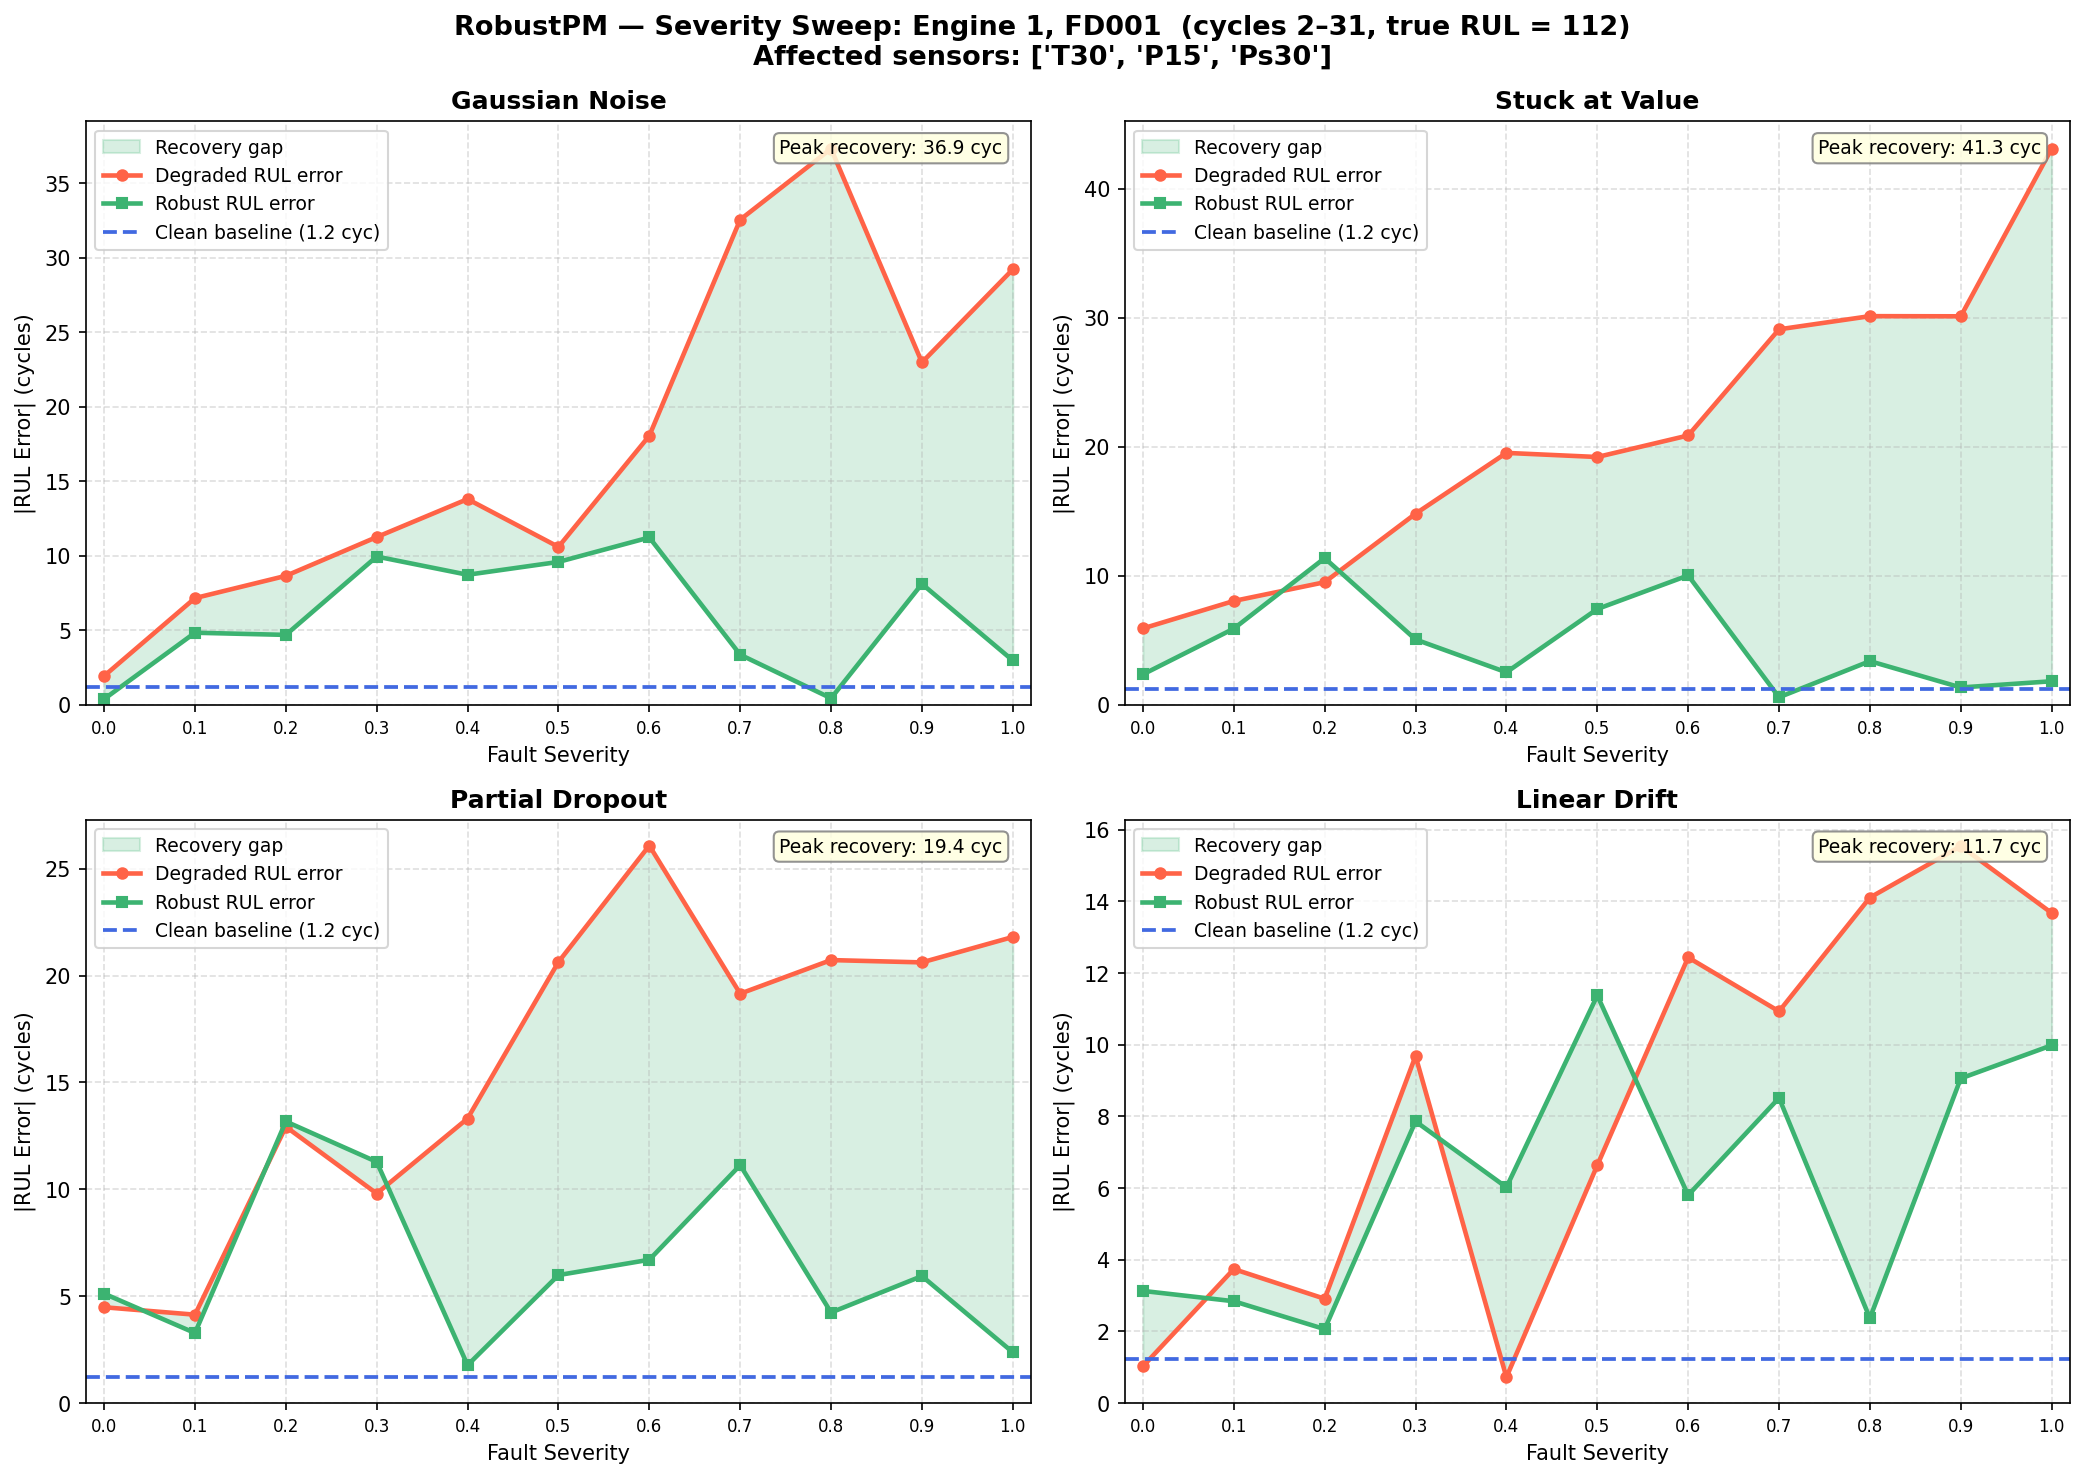

Write Python code to recreate this figure.
#!/usr/bin/env python3
"""
severity_sweep.py — Robustness layer evaluation across fault severity 0.0-1.0.

Fixes Engine 1 from FD001 (cycles 82-111, true RUL=81) and sweeps fault
severity from 0.0 to 1.0 in steps of 0.1 for all 4 fault modes, recording
the degraded and robust RUL error at each level.

Generates severity_sweep.png: 2×2 figure with one line-plot per fault mode
showing how |RUL error| evolves with severity and the recovery gap between
the degraded (red) and robust (green) predictions.

Usage
-----
From the project root:
    python predictive-maintenance/robustness/severity_sweep.py

From predictive-maintenance/:
    python robustness/severity_sweep.py
"""
from __future__ import annotations

import sys
from pathlib import Path
from typing import Dict

import numpy as np

# ── path setup ────────────────────────────────────────────────────────────────
_SCRIPT_DIR = Path(__file__).resolve().parent       # .../robustness/
_PM_DIR     = _SCRIPT_DIR.parent                    # .../predictive-maintenance/
_ROOT       = _PM_DIR.parent                        # project root

sys.path.insert(0, str(_PM_DIR))
from robustness.sensor_degradation import SensorDegradationInjector, CMAPSS_SENSOR_NAMES

# ── configuration ─────────────────────────────────────────────────────────────
TEST_FILE  = _ROOT / "archive" / "CMaps" / "test_FD001.txt"
RUL_FILE   = _ROOT / "archive" / "CMaps" / "RUL_FD001.txt"
PNG_OUT    = _SCRIPT_DIR / "severity_sweep.png"

ENGINE_ID  = 1
WINDOW     = 30            # last N cycles  →  cycles 82-111 for engine 1
AFFECTED   = [2, 5, 10]   # T30, P15, Ps30
SEED_BASE  = 42

SEVERITIES: list[float] = [round(s * 0.1, 1) for s in range(11)]   # 0.0 … 1.0
MODES: list[str] = [
    "gaussian_noise",
    "stuck_at_value",
    "partial_dropout",
    "linear_drift",
]
MODE_LABELS: Dict[str, str] = {
    "gaussian_noise":  "Gaussian Noise",
    "stuck_at_value":  "Stuck at Value",
    "partial_dropout": "Partial Dropout",
    "linear_drift":    "Linear Drift",
}

N_SENSORS  = 21
MIN_WEIGHT = 0.1
BIAS_SCALE = 80.0
N_NOISE    = 4.0
W          = 70


# ── helpers ───────────────────────────────────────────────────────────────────

def sep(char: str = "-", width: int = W) -> None:
    print(char * width)


# ── data loading ──────────────────────────────────────────────────────────────

def load_test_engines(path: Path) -> Dict[int, np.ndarray]:
    raw   = np.loadtxt(str(path), dtype=np.float64)
    units = raw[:, 0].astype(int)
    engines: Dict[int, np.ndarray] = {}
    for uid in np.unique(units):
        mask = units == uid
        engines[int(uid)] = raw[mask, 5:26].astype(np.float64)
    return engines


def load_true_rul(path: Path) -> Dict[int, float]:
    rul_vals = np.loadtxt(str(path), dtype=np.float64)
    return {int(i + 1): float(v) for i, v in enumerate(rul_vals)}


# ── numpy-only health scoring (mirrors SensorHealthMonitor) ──────────────────

def compute_health_scores(clean: np.ndarray, noisy: np.ndarray) -> np.ndarray:
    err = ((noisy - clean) ** 2).mean(axis=0)
    thr = np.maximum(np.var(clean, axis=0), 1e-10)
    return 1.0 - np.clip(err / thr, 0.0, 1.0)


def compute_weights(health: np.ndarray) -> np.ndarray:
    raw = np.maximum(health, MIN_WEIGHT)
    return raw * (N_SENSORS / raw.sum())


# ── mock LSTM (same physics-motivated estimator as benchmark.py) ──────────────

def mock_lstm(
    data: np.ndarray,
    reference: np.ndarray,
    true_rul: float,
    rng: np.random.Generator,
) -> float:
    dev  = float(np.sqrt(np.mean((data - reference) ** 2)))
    bias = dev * BIAS_SCALE
    return float(np.clip(true_rul - bias + rng.normal(0.0, N_NOISE), 1.0, 350.0))


# ── sweep ─────────────────────────────────────────────────────────────────────

# results[mode][severity] = {"degraded_error": float, "robust_error": float}
SweepResults = Dict[str, Dict[float, Dict[str, float]]]


def run_sweep(clean: np.ndarray, true_rul: float) -> tuple[SweepResults, float]:
    """
    Sweep all 4 fault modes over severities 0.0–1.0 on a fixed clean window.

    Returns (results, clean_baseline_error).
    """
    # Clean baseline — no injection, deterministic seed
    clean_rul = mock_lstm(clean, clean, true_rul, np.random.default_rng(SEED_BASE))
    clean_err = clean_rul - true_rul

    results: SweepResults = {}

    for m_idx, mode in enumerate(MODES):
        results[mode] = {}
        for s_idx, sev in enumerate(SEVERITIES):
            # Deterministic seeds per (mode, severity) combination
            inj_seed = SEED_BASE + 1000 * (m_idx + 1) + s_idx
            deg_seed = SEED_BASE + 2000 * (m_idx + 1) + s_idx
            rob_seed = SEED_BASE + 3000 * (m_idx + 1) + s_idx

            injector = SensorDegradationInjector(
                fault_severity=sev,
                affected_sensor_indices=AFFECTED,
                random_seed=inj_seed,
            )
            noisy = injector.inject(clean, mode)

            # Degraded prediction
            deg_rul = mock_lstm(noisy, clean, true_rul, np.random.default_rng(deg_seed))

            # Robust prediction: health-weighted channels
            health  = compute_health_scores(clean, noisy)
            weights = compute_weights(health)
            w_noisy = noisy * weights[np.newaxis, :]
            w_clean = clean * weights[np.newaxis, :]
            rob_rul = mock_lstm(w_noisy, w_clean, true_rul, np.random.default_rng(rob_seed))

            results[mode][sev] = {
                "degraded_error": deg_rul - true_rul,
                "robust_error":   rob_rul - true_rul,
            }

    return results, clean_err


# ── plotting ──────────────────────────────────────────────────────────────────

def generate_plot(
    results: SweepResults,
    clean_err: float,
    path: Path,
    true_rul: float,
    cycle_start: int,
    cycle_end: int,
) -> None:
    try:
        import matplotlib
        matplotlib.use("Agg")
        import matplotlib.pyplot as plt
    except ImportError:
        print("  [plot] matplotlib not available — skipping PNG generation")
        return

    baseline_abs = abs(clean_err)
    sevs = SEVERITIES

    fig, axes = plt.subplots(2, 2, figsize=(14, 10))
    fig.suptitle(
        f"RobustPM — Severity Sweep: Engine {ENGINE_ID}, FD001  "
        f"(cycles {cycle_start}–{cycle_end}, true RUL = {true_rul:.0f})\n"
        f"Affected sensors: {[CMAPSS_SENSOR_NAMES[i] for i in AFFECTED]}",
        fontsize=13,
        fontweight="bold",
    )

    for ax, mode in zip(axes.flat, MODES):
        mode_data = results[mode]
        deg_abs = [abs(mode_data[s]["degraded_error"]) for s in sevs]
        rob_abs = [abs(mode_data[s]["robust_error"])   for s in sevs]

        # Shaded recovery gap between the two curves
        ax.fill_between(
            sevs, deg_abs, rob_abs,
            alpha=0.20,
            color="mediumseagreen",
            label="Recovery gap",
        )

        # Main lines
        ax.plot(sevs, deg_abs, color="tomato",         linewidth=2.2,
                marker="o", markersize=5, label="Degraded RUL error")
        ax.plot(sevs, rob_abs, color="mediumseagreen",  linewidth=2.2,
                marker="s", markersize=5, label="Robust RUL error")
        ax.axhline(
            baseline_abs,
            color="royalblue", linewidth=1.8, linestyle="--",
            label=f"Clean baseline ({baseline_abs:.1f} cyc)",
        )

        # Annotate the worst-severity recovery
        max_gain = max(d - r for d, r in zip(deg_abs, rob_abs))
        ax.text(
            0.97, 0.97,
            f"Peak recovery: {max_gain:.1f} cyc",
            transform=ax.transAxes,
            ha="right", va="top", fontsize=9,
            bbox=dict(boxstyle="round,pad=0.3", facecolor="lightyellow",
                      edgecolor="gray", alpha=0.85),
        )

        ax.set_title(MODE_LABELS[mode], fontsize=12, fontweight="bold")
        ax.set_xlabel("Fault Severity", fontsize=10)
        ax.set_ylabel("|RUL Error| (cycles)", fontsize=10)
        ax.set_xlim(-0.02, 1.02)
        ax.set_ylim(bottom=0)
        ax.set_xticks(sevs)
        ax.tick_params(axis="x", labelsize=8)
        ax.grid(linestyle="--", alpha=0.4)
        ax.legend(fontsize=9, loc="upper left")

    plt.tight_layout()
    plt.savefig(str(path), dpi=150, bbox_inches="tight")
    plt.close(fig)
    print(f"  Plot saved -> {path}")


# ── summary table ─────────────────────────────────────────────────────────────

def print_summary(results: SweepResults, clean_err: float, true_rul: float) -> None:
    baseline_abs = abs(clean_err)
    sep("=")
    print(f"  RobustPM — Severity Sweep Summary  |  Engine {ENGINE_ID}, FD001  "
          f"|  True RUL = {true_rul:.0f}")
    sep("=")
    print(f"  Clean baseline |error| : {baseline_abs:.2f} cycles")
    print(f"  Affected sensors       : "
          f"{[CMAPSS_SENSOR_NAMES[i] for i in AFFECTED]}  (indices {AFFECTED})")
    sep("-")
    print(
        f"  {'Mode':<22}{'Sev':>5}"
        f"{'|Deg Err|':>12}{'|Rob Err|':>12}{'Recovery %':>13}"
    )
    sep("-")

    for mode in MODES:
        for sev in SEVERITIES:
            d       = results[mode][sev]
            deg_abs = abs(d["degraded_error"])
            rob_abs = abs(d["robust_error"])
            rec = (
                (deg_abs - rob_abs) / deg_abs * 100.0
                if deg_abs > 1e-6 else 100.0
            )
            flag = " <" if rob_abs > deg_abs else ""    # mark when robust is worse
            print(
                f"  {mode.replace('_', ' '):<22}{sev:>5.1f}"
                f"{deg_abs:>12.2f}{rob_abs:>12.2f}"
                f"{rec:>12.1f}%{flag}"
            )
        sep("-")

    sep("=")


# ── main ──────────────────────────────────────────────────────────────────────

def main() -> None:
    sep("=")
    print("  RobustPM — Fault Severity Sweep  (Engine 1, FD001)")
    sep("=")
    print(f"  Test data  : {TEST_FILE}")
    print(f"  RUL data   : {RUL_FILE}")
    print(f"  PNG output : {PNG_OUT}")
    print(f"  Severities : {SEVERITIES}")
    sep("-")

    print("\n  Loading test data...")
    engines   = load_test_engines(TEST_FILE)
    true_ruls = load_true_rul(RUL_FILE)

    sensors_full = engines[ENGINE_ID]
    true_rul     = true_ruls[ENGINE_ID]
    n_cycles     = sensors_full.shape[0]

    print(f"  Engine {ENGINE_ID}: {n_cycles} total cycles | true RUL = {true_rul:.0f}")
    window_start = n_cycles - WINDOW + 1
    print(f"  Using cycles {window_start}–{n_cycles}  (last {WINDOW} cycles)")

    # Z-score normalize the window (same as benchmark.py)
    window  = sensors_full[max(0, n_cycles - WINDOW):]
    ch_mean = window.mean(axis=0)
    ch_std  = np.where(window.std(axis=0) < 1e-8, 1.0, window.std(axis=0))
    clean   = (window - ch_mean) / ch_std

    n_evals = len(SEVERITIES) * len(MODES)
    print(f"\n  Running {len(SEVERITIES)} severities × {len(MODES)} modes "
          f"= {n_evals} evaluations...")
    sep("-")

    results, clean_err = run_sweep(clean, true_rul)

    print(f"  Sweep complete.")
    print(f"  Clean baseline |error| = {abs(clean_err):.2f} cycles")

    print("\n  Generating plot...")
    generate_plot(results, clean_err, PNG_OUT,
                  true_rul=true_rul,
                  cycle_start=window_start,
                  cycle_end=n_cycles)

    print()
    print_summary(results, clean_err, true_rul)


if __name__ == "__main__":
    main()
